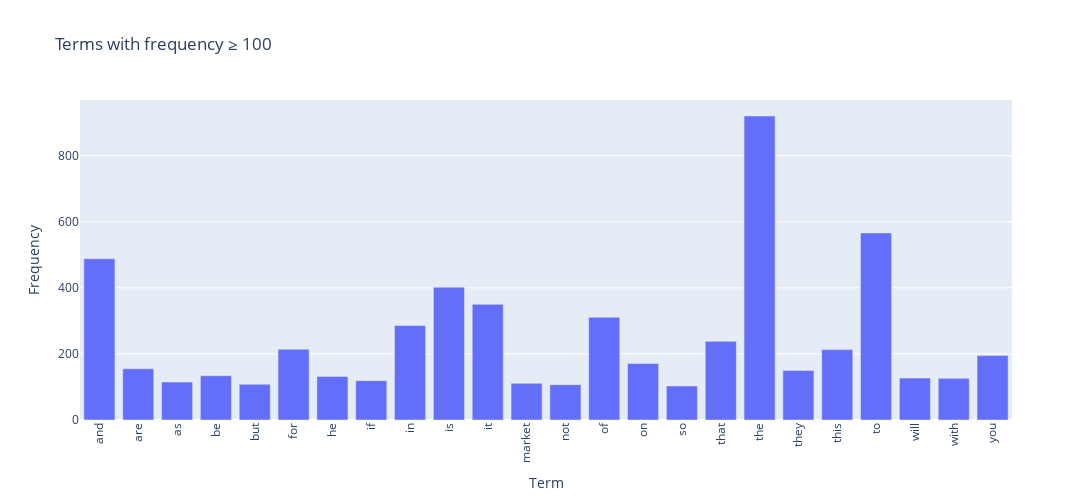

Here is the notebook cell this chart was saved with:
### Code cell
# Answer here
df = pd.DataFrame({
    "term": count_vect.get_feature_names_out(),
    "frequency": term_frequencies
})

# threshold
threshold = 100
df_filtered = df[df["frequency"] >= threshold]

fig = px.bar(df_filtered,
             x="term", y="frequency",
             title=f"Terms with frequency ≥ {threshold}",
             labels={"term": "Term", "frequency": "Frequency"})

fig.update_layout(
    xaxis_tickangle=-90,
    width=1200,
    height=500
)

fig.show()

### Figure 1 — Plotly figure (JSON) as saved in the notebook; plotly's stock layout.template omitted (floating-point values rounded to 4 significant figures)
{"data": [{"hovertemplate": "Term=%{x}<br>Frequency=%{y}<extra></extra>", "legendgroup": "", "marker": {"color": "#636efa", "pattern": {"shape": ""}}, "name": "", "orientation": "v", "showlegend": false, "textposition": "auto", "type": "bar", "x": ["and", "are", "as", "be", "but", "for", "he", "if", "in", "is", "it", "market", "not", "of", "on", "so", "that", "the", "they", "this", "to", "will", "with", "you"], "xaxis": "x", "y": [488, 155, 115, 134, 108, 214, 132, 119, 286, 402, 350, 111, 107, 311, 171, 103, 238, 920, 150, 213, 566, 127, 126, 195], "yaxis": "y"}], "layout": {"barmode": "relative", "height": 500, "legend": {"tracegroupgap": 0}, "title": {"text": "Terms with frequency ≥ 100"}, "width": 1200, "xaxis": {"anchor": "y", "domain": [0, 1], "tickangle": -90, "title": {"text": "Term"}}, "yaxis": {"anchor": "x", "domain": [0, 1], "title": {"text": "Frequency"}}}}
